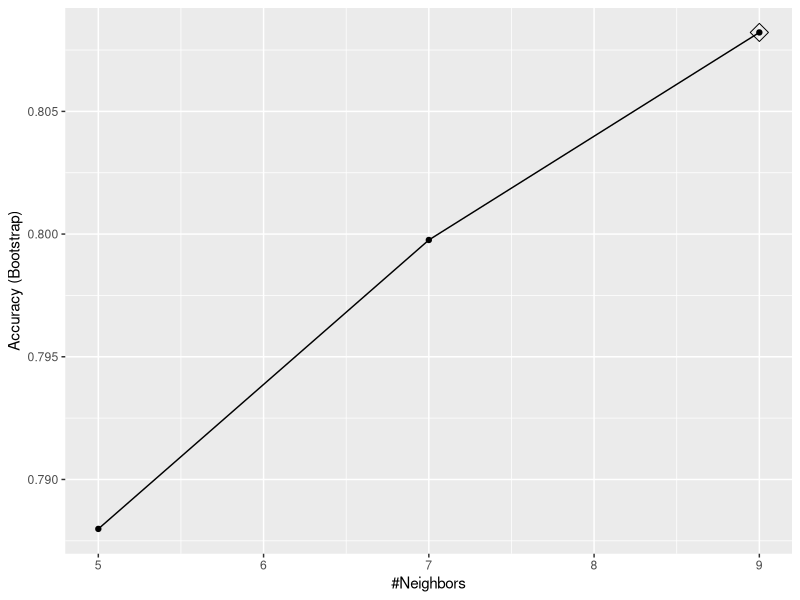
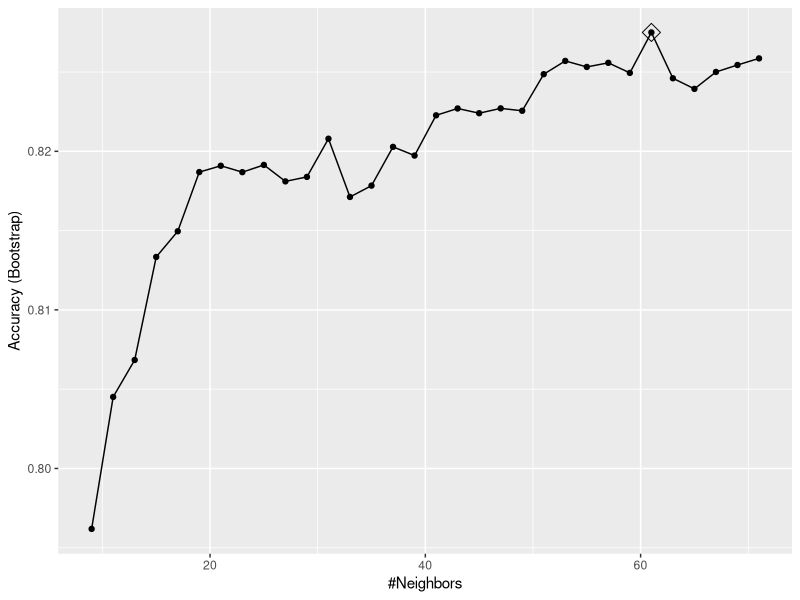
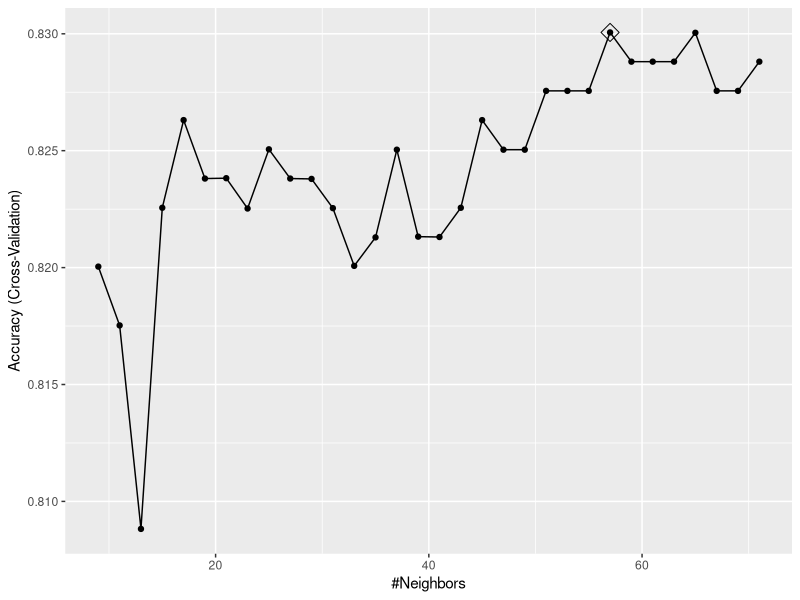
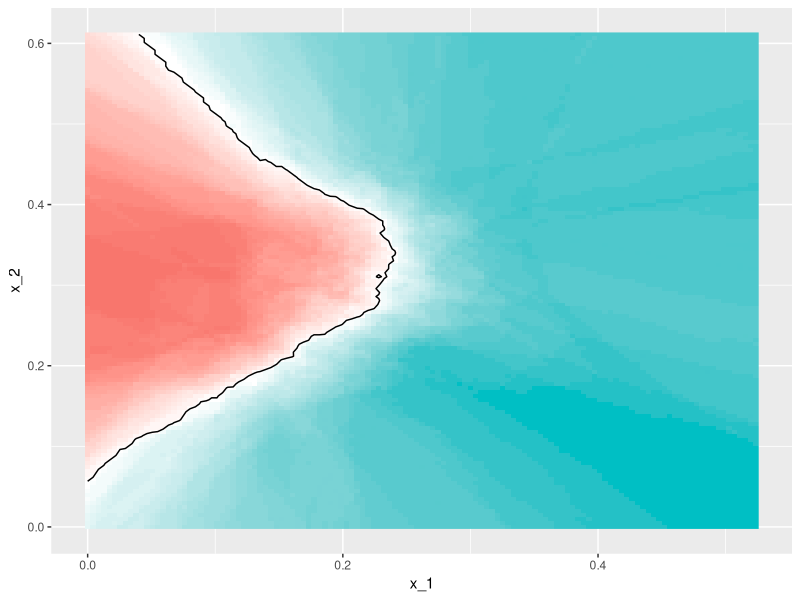
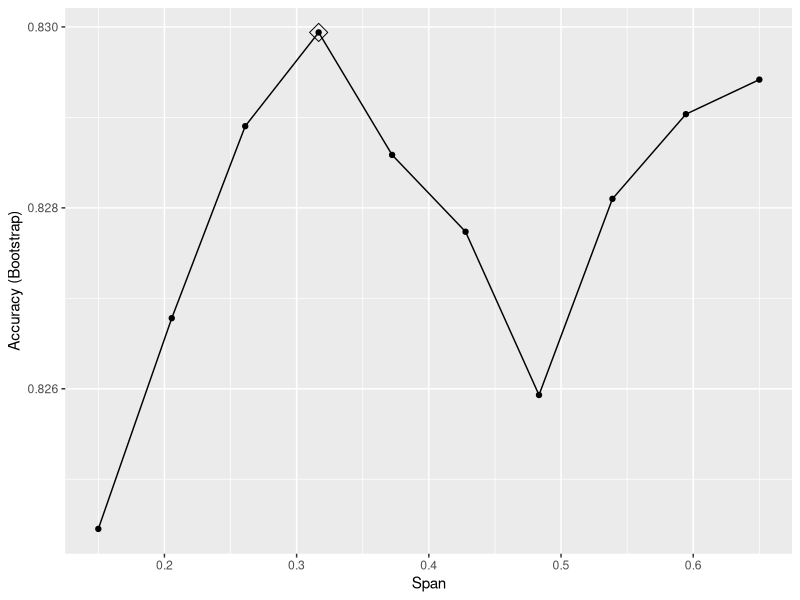
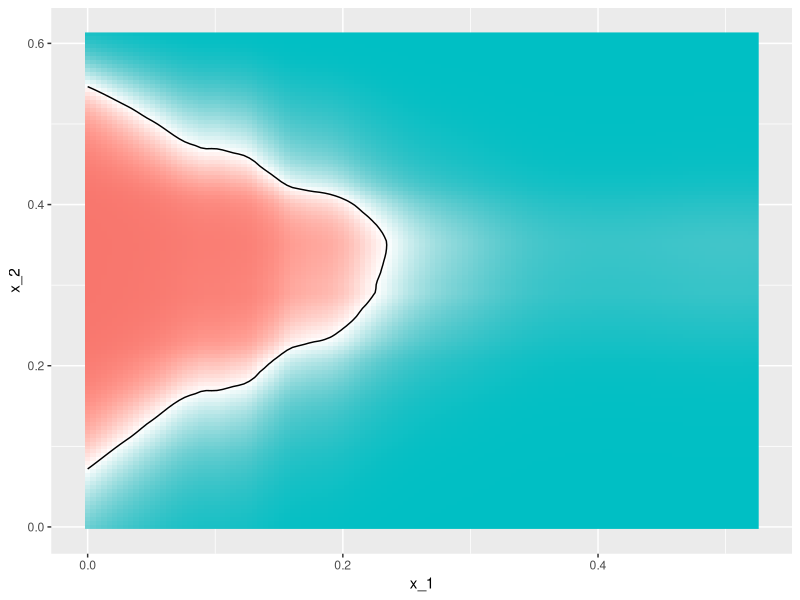

Here is the R script that generated these plots, in order:
#8.machine learning - 5.1 caret and loess packages

#8.machine learning - caret and loess packages

#caret
library(tidyverse)
library(dslabs)
data("mnist_27")

#train() lets us train algorithms
library(caret)
train_glm <- train(y~., method = "glm", data = mnist_27$train)
train_knn <- train(y~., method = "knn", data = mnist_27$train)

#predict.train() lets us predict
y_hat_glm <- predict(train_glm, mnist_27$test, type = "raw")
y_hat_knn <- predict(train_knn, mnist_27$test, type = "raw")

#compare accuracy of algorithms
confusionMatrix(y_hat_glm, mnist_27$test$y)$overall[["Accuracy"]]
confusionMatrix(y_hat_knn, mnist_27$test$y)$overall[["Accuracy"]]

#get information on models
getModelInfo("knn") #find out what parameters are optimized
modelLookup("knn") #quick lookup

#view result of cross validation using ggplot
#highlight = TRUE highlights the max
ggplot(train_knn, highlight = TRUE)

#use tune grid parameter to change k default parameters
set.seed(2008)
train_knn <- train(y~., method = "knn",
                   data = mnist_27$train, 
                   tuneGrid = data.frame(k=seq(9, 71, 2)))

ggplot(train_knn, highlight = TRUE)

#access parameter that maximizes the accuracy
train_knn$bestTune

#access best performing model
train_knn$finalModel

#predict() will use the best performing model
#accuracy for the best model when applied to the test set
confusionMatrix(predict(train_knn, mnist_27$test, type = "raw"),
                mnist_27$test$y)$overall[["Accuracy"]]

#change how we perform cross validation using trainControl() with 10 fold cross validation.  
control <- trainControl(method ="cv", number = 10, p=.9) #cross validation with 10 samples using 10% of the observations each
train_knn_cv <-train(y~., method = "knn",
                     data = mnist_27$train, 
                     tuneGrid = data.frame(k=seq(9, 71, 2)), 
                     trControl = control)
ggplot(train_knn_cv, highlight = TRUE)
#results component of the train output contains several summary statistics related to the estimate
names(train_knn$results)

#view best fitting knn model
plot_cond_prob <- function(p_hat=NULL){
  tmp <- mnist_27$true_p
  if(!is.null(p_hat)){
    tmp <- mutate(tmp, p=p_hat)
  }
  tmp %>% ggplot(aes(x_1, x_2, z=p, fill=p)) +
    geom_raster(show.legend = FALSE) +
    scale_fill_gradientn(colors=c("#F8766D","white","#00BFC4")) +
    stat_contour(breaks=c(0.5),color="black")
}

plot_cond_prob(predict(train_knn, mnist_27$true_p, type = "prob")[,2])

#loess
modelLookup("gamLoess")
# to try different values of span we need a column in the dable with the name degree.  define grid like this:
grid <- expand.grid(span = seq(0.15, 0.65, len = 10), degree = 1) 
#use default cross validation control parameters
train_loess <- train(y~., 
                     method = "gamLoess",
                     tuneGrid = grid,
                     data = mnist_27$train)
ggplot(train_loess, highlight = TRUE)                    
confusionMatrix(data = predict(train_loess, mnist_27$test), 
                reference = mnist_27$test$y)$overall["Accuracy"]
#view estimate of conditional probability
p1 <- plot_cond_prob(predict(train_loess, mnist_27$true_p, type = "prob")[,2])
p1
